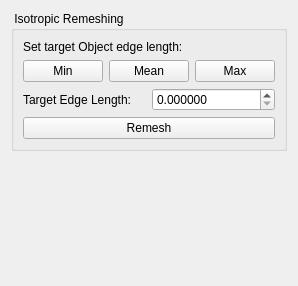
<?xml version="1.0" encoding="UTF-8"?>
<ui version="4.0">
 <class>IsotropicRemesherTool</class>
 <widget class="QWidget" name="IsotropicRemesherTool">
  <property name="enabled">
   <bool>true</bool>
  </property>
  <property name="geometry">
   <rect>
    <x>0</x>
    <y>0</y>
    <width>286</width>
    <height>286</height>
   </rect>
  </property>
  <property name="windowTitle">
   <string>Form</string>
  </property>
  <layout class="QVBoxLayout" name="verticalLayout_3">
   <item>
    <widget class="QGroupBox" name="groupBox">
     <property name="title">
      <string> Isotropic Remeshing </string>
     </property>
     <layout class="QVBoxLayout" name="verticalLayout_2">
      <item>
       <layout class="QVBoxLayout" name="verticalLayout">
        <item>
         <widget class="QLabel" name="label_3">
          <property name="text">
           <string>Set target Object edge length:</string>
          </property>
         </widget>
        </item>
        <item>
         <layout class="QHBoxLayout" name="horizontalLayout_3">
          <item>
           <widget class="QPushButton" name="minEdgeLength">
            <property name="text">
             <string>Min</string>
            </property>
           </widget>
          </item>
          <item>
           <widget class="QPushButton" name="meanEdgeLength">
            <property name="text">
             <string>Mean</string>
            </property>
           </widget>
          </item>
          <item>
           <widget class="QPushButton" name="maxEdgeLength">
            <property name="text">
             <string>Max</string>
            </property>
           </widget>
          </item>
         </layout>
        </item>
       </layout>
      </item>
      <item>
       <layout class="QHBoxLayout" name="horizontalLayout">
        <item>
         <widget class="QLabel" name="label">
          <property name="text">
           <string>Target Edge Length:</string>
          </property>
         </widget>
        </item>
        <item>
         <widget class="QDoubleSpinBox" name="targetEdgeLength">
          <property name="decimals">
           <number>6</number>
          </property>
         </widget>
        </item>
       </layout>
      </item>
      <item>
       <widget class="QPushButton" name="remeshButton">
        <property name="text">
         <string>Remesh</string>
        </property>
       </widget>
      </item>
     </layout>
    </widget>
   </item>
   <item>
    <spacer name="verticalSpacer">
     <property name="orientation">
      <enum>Qt::Vertical</enum>
     </property>
     <property name="sizeHint" stdset="0">
      <size>
       <width>275</width>
       <height>119</height>
      </size>
     </property>
    </spacer>
   </item>
  </layout>
 </widget>
 <resources/>
 <connections/>
</ui>
